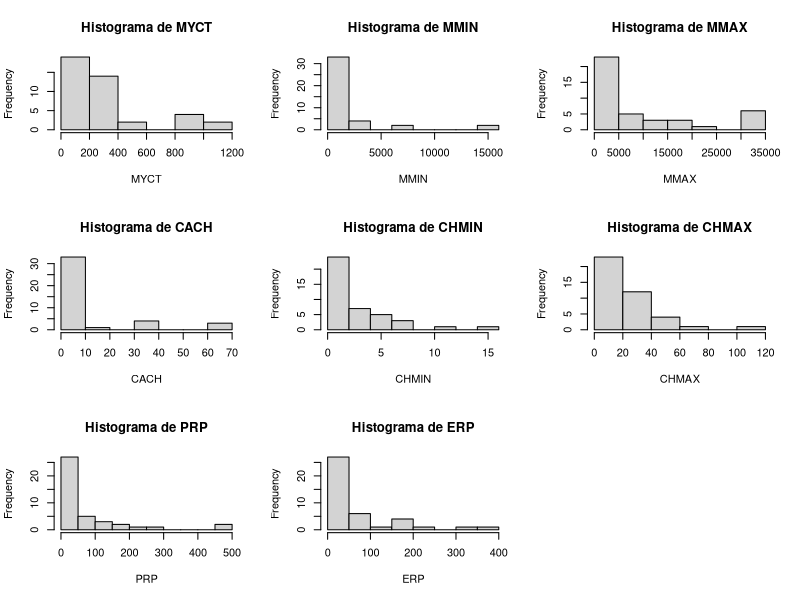

Source code (R): (Note: this script raises an error after producing the figure.)
###############################################################
# 0. Carregar subset das máquinas
###############################################################

load_machines_subset <- function() {
  library(rrcov)
  data("machines")
  
  start <- which(rownames(machines) == "hp-3000/64")
  end   <- which(rownames(machines) == "ibm-4331-2")
  
  subset <- machines[start:end, ]
  return(subset)
}

subset <- load_machines_subset()

###############################################################
# 1. Exploratory Data Analysis (EDA)
###############################################################

library(ggplot2)
library(GGally)
library(psych)
library(corrplot)

# Remover os rownames para facilitar gráficos
df <- subset
df$Machine <- rownames(df)
rownames(df) <- NULL

###############################################################
# 1.1 Estatísticas descritivas
###############################################################

# Summary
summary(df)

# Média
means <- colMeans(df[ , -ncol(df)])
means

# Mediana
medians <- apply(df[ , -ncol(df)], 2, median)
medians

# Trimmed mean (10%)
trimmed_means <- apply(df[ , -ncol(df)], 2, mean, trim = 0.1)
trimmed_means

# Winsorized mean (10%)
winsor_means <- apply(df[ , -ncol(df)], 2, winsor.mean)
winsor_means

# Variâncias
variances <- apply(df[ , -ncol(df)], 2, var)
variances

# MAD (Median Absolute Deviation)
mads <- apply(df[ , -ncol(df)], 2, mad)
mads

###############################################################
# 1.2 Covariância, Variância Total, Generalized Variance
###############################################################

S <- cov(df[, -ncol(df)])  # matriz de covariância

# Variância Total = soma das variâncias
total_variance <- sum(diag(S))
total_variance

# Generalized Variance (determinante)
generalized_variance <- det(S)
generalized_variance

###############################################################
# 1.3 Distâncias de Mahalanobis
###############################################################

center <- colMeans(df[ , -ncol(df)])
md <- mahalanobis(df[ , -ncol(df)], center, S)

df$Mahalanobis <- md
md

# Outliers potenciais (nível 97.5%)
cutoff <- qchisq(0.975, df = ncol(df)-1)
which(md > cutoff)

###############################################################
# 1.4 Gráficos
###############################################################

# Histogramas
par(mfrow=c(3,3))
for(col in names(df)[-c(ncol(df), length(names(df)))]){
  hist(df[[col]], main=paste("Histograma de", col), xlab=col)
}

# Boxplots
par(mfrow=c(3,3))
for(col in names(df)[-c(ncol(df), length(names(df)))]){
  boxplot(df[[col]], main=paste("Boxplot de", col))
}

# Scatterplot matrix
GGally::ggpairs(df[, sapply(df, is.numeric)])

# Correlograma
corrplot(cor(df[sapply(df, is.numeric)]), 
         method = "color", addCoef.col = "black")
